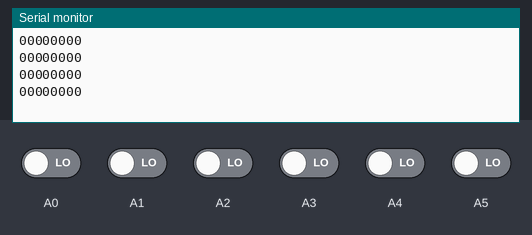
Recording of a sketch running on a simulated Arduino Nano, built with avr-gcc and run on an emulated ATmega328P. Parts: the last lines printed to the serial monitor. Inputs (shaded band) come from the test bench; at power-on: A0–5 LOW.

Above: at 2.2 s.
2.3 s: A0 driven HIGH
At 3.3 s:
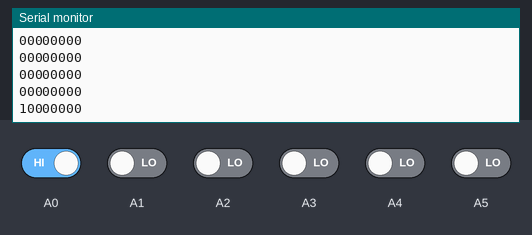
3.8 s: A1 driven HIGH
At 4.8 s:
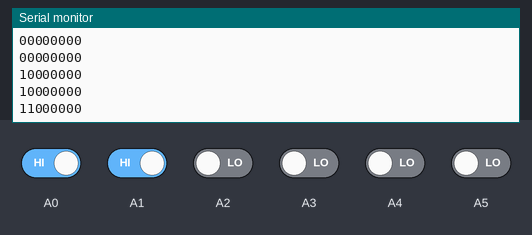
5.3 s: A2 driven HIGH
At 6.2 s:
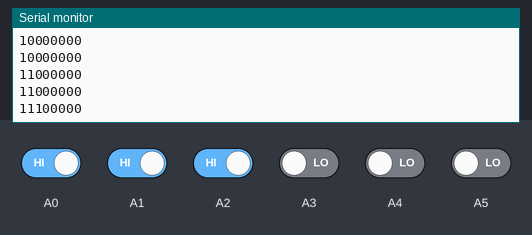
6.8 s: A3 driven HIGH
At 7.6 s:
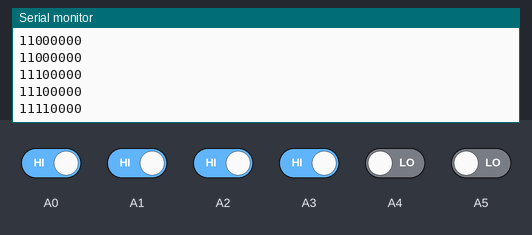
8.3 s: A4 driven HIGH
At 8.9 s:
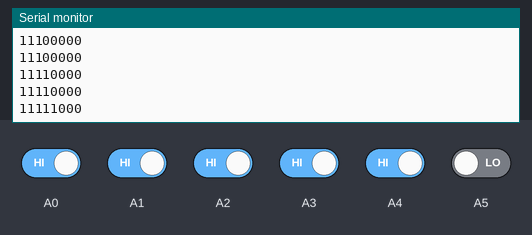
9.8 s: A5 driven HIGH
At 10.4 s:
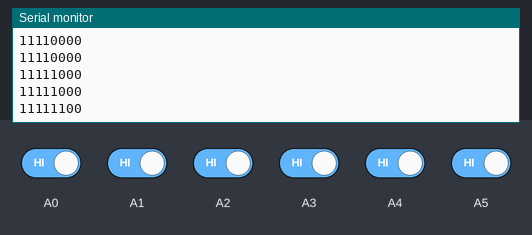
Timing chart, 0 to 12.3 s (numbered marks = the images above; inputs shaded):
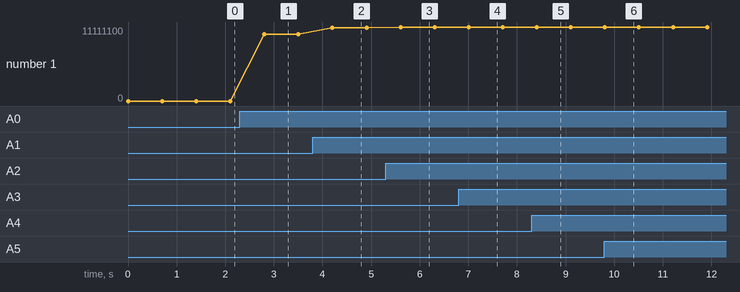

Measured:
- after the input at 2.3 s, the serial monitor: prints a new line after 0.50 s (image 1)
- after the input at 3.8 s, the serial monitor: prints a new line after 0.41 s (image 2)
- after the input at 5.3 s, the serial monitor: prints a new line after 0.31 s (image 3)
- after the input at 6.8 s, the serial monitor: prints a new line after 0.21 s (image 4)
- after the input at 8.3 s, the serial monitor: prints a new line after 0.11 s (image 5)
- after the input at 9.8 s, the serial monitor: prints a new line at once (image 6)
- plotted number 1: 0 → 10000000 after the input at 2.3 s, 10000000 → 11000000 after the input at 3.8 s, 11000000 → 11100000 after the input at 5.3 s, 11100000 → 11110000 after the input at 6.8 s, 11110000 → 11111000 after the input at 8.3 s

The sketch:

scan_sensor.ino
```cpp
int s[9] = {0,0,0,0,0,0,0,0,0};

void setup() {

Serial.begin(9600);
}
void loop()
{
  s[0]= digitalRead(A0);
    s[1]= digitalRead(A1);
      s[2]= digitalRead(A2);
        s[3]= digitalRead(A3);
          s[4]= digitalRead(A4);
            s[5]= digitalRead(A5);
              s[6]= digitalRead(A6);
                s[7]= digitalRead(A7);

  for(int i=0;i<8;i++)
  {
Serial.print(s[i]);
  }
  delay(700);
  Serial.println();
}
```
